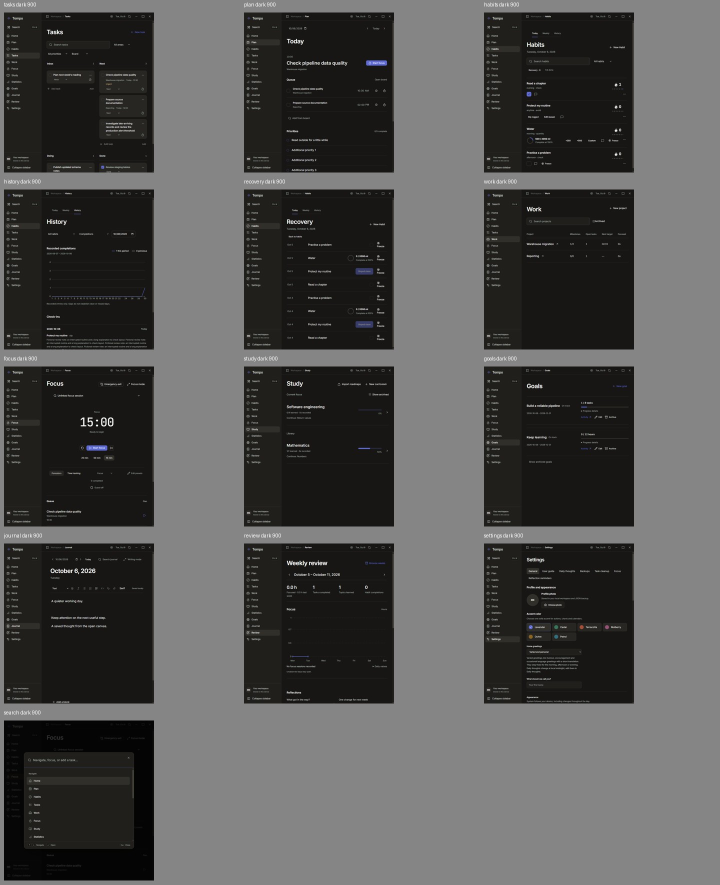
#> input picture .impeccable/review/approved-workspace/contact-dark-900.jpg, 1440 x 1770 px, given in place of home-dark-1280.png, which was not available (shown at 1/2 size)
$ python independent-contact-sheets.py ../.impeccable/review/approved-workspace
#> lines starting #> are read from the running program, lines starting #| are printed output that depends on the picture; pictures that were not available may be replaced by others from this repository, and a replacement may not be noted
import sys
from pathlib import Path
from PIL import Image, ImageDraw
directory=Path(sys.argv[1])
pages=['home','plan','habits','tasks','focus','study','statistics','goals','review','journal','settings']
for width in [1280,390]:
    for theme in ['dark','light']:
        for part, group in enumerate([pages[:6],pages[6:]],1):
            tile_w=640 if width==1280 else 390
            tile_h=360 if width==1280 else 720
            sheet=Image.new('RGB',(tile_w*3,(tile_h+26)*2),'#d4d4d4')
#> sheet: PIL image 1920x772 RGB; every value is 212
            draw=ImageDraw.Draw(sheet)
            for i,name in enumerate(group):
                capture=Image.open(directory/f'{name}-{theme}-{width}.png').convert('RGB')
#> capture is the input picture: PIL image 1440x1770 RGB; mean R, G, B 82.2, 81.8, 80.6
                capture.thumbnail((tile_w,tile_h))
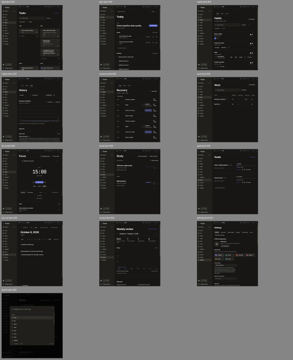
#> capture: PIL image 293x360 RGB; mean R, G, B 82.2, 81.8, 80.7
                x=(i%3)*tile_w;y=(i//3)*(tile_h+26)
                draw.text((x+8,y+4),f'{name} {theme} {width}',fill='#000000')
                sheet.paste(capture,(x,y+26))
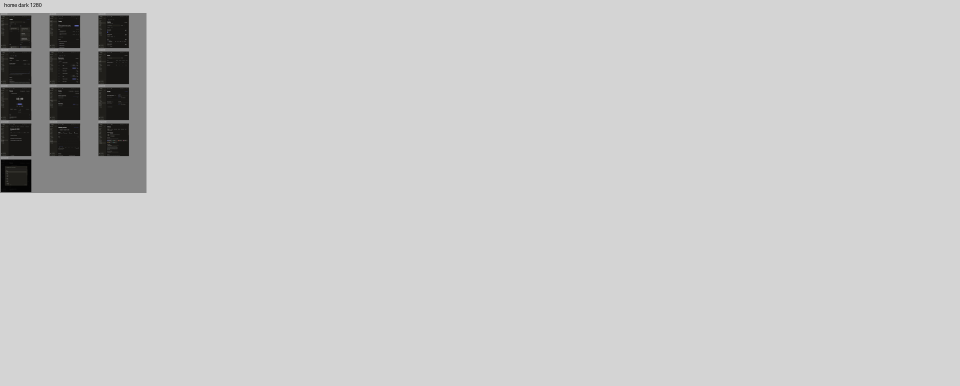
#> sheet: PIL image 1920x772 RGB (shown at 1/2 size); mean R, G, B 202.7, 202.7, 202.6
#> (the run stopped early here; a loop or call above may not have finished)

$ run again, on .impeccable/review/approved-workspace/contact-light-600.jpg
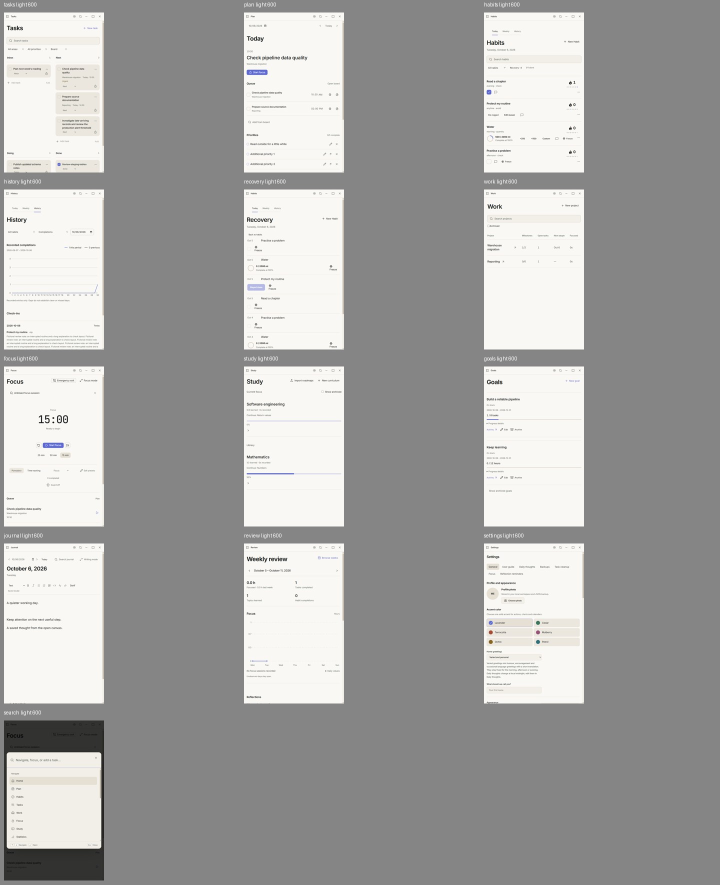
#> input picture .impeccable/review/approved-workspace/contact-light-600.jpg, 1440 x 1770 px, given in place of home-dark-1280.png, which was not available (shown at 1/2 size)
#> capture is the input picture: PIL image 1440x1770 RGB; mean R, G, B 167.3, 166.9, 165.5
#> `capture.thumbnail((tile_w,tile_h))`:
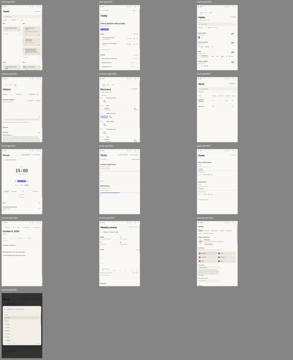
#> capture: PIL image 293x360 RGB; mean R, G, B 167.3, 166.9, 165.6
#> `sheet.paste(capture,(x,y+26))`:
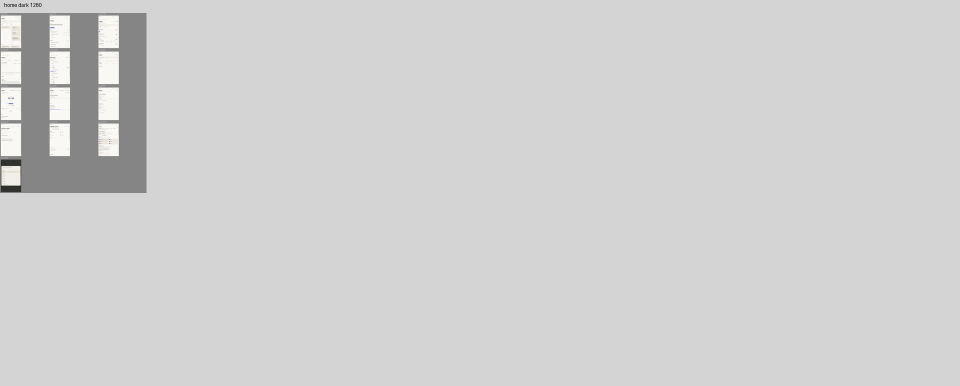
#> sheet: PIL image 1920x772 RGB (shown at 1/2 size); mean R, G, B 208.8, 208.8, 208.7
